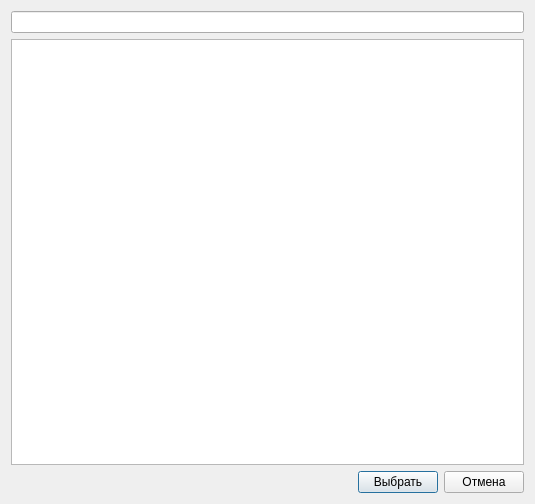
<?xml version="1.0" encoding="UTF-8"?>
<ui version="4.0">
    <class>SelectTestDialog</class>
    <widget class="QDialog" name="SelectTestDialog">
        <property name="geometry">
            <rect>
                <x>0</x>
                <y>0</y>
                <width>535</width>
                <height>504</height>
            </rect>
        </property>
        <property name="windowTitle">
            <string>Выбор испытания</string>
        </property>
        <layout class="QGridLayout" name="gridLayout_2">
            <item row="0" column="0">
                <layout class="QGridLayout" name="gridLayout">
                    <item row="1" column="0">
                        <widget class="QTreeView" name="treeView"/>
                    </item>
                    <item row="2" column="0">
                        <layout class="QHBoxLayout" name="horizontalLayout">
                            <item>
                                <spacer name="horizontalSpacer">
                                    <property name="orientation">
                                        <enum>Qt::Horizontal</enum>
                                    </property>
                                    <property name="sizeHint" stdset="0">
                                        <size>
                                            <width>40</width>
                                            <height>20</height>
                                        </size>
                                    </property>
                                </spacer>
                            </item>
                            <item>
                                <widget class="QPushButton" name="selectButton">
                                    <property name="text">
                                        <string>Выбрать</string>
                                    </property>
                                </widget>
                            </item>
                            <item>
                                <widget class="QPushButton" name="cancelButton">
                                    <property name="text">
                                        <string>Отмена</string>
                                    </property>
                                </widget>
                            </item>
                        </layout>
                    </item>
                    <item row="0" column="0">
                        <widget class="QLineEdit" name="lineEdit"/>
                    </item>
                </layout>
            </item>
        </layout>
    </widget>
    <resources/>
    <connections/>
</ui>
